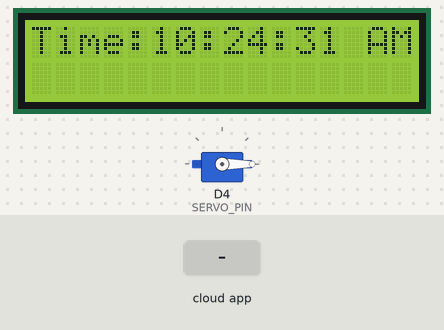
Recording of a sketch running on a simulated ESP8266 (NodeMCU). Shown: 16×2 character LCD, servo. Inputs (shaded band) come from the test bench. WiFi joins after 1.5 s; servers stay silent unless stated; network time is answered at once with the bench clock; the local clock reads 2024-03-15 10:24:30 at power-on unless the sketch sets it; no MQTT or app messages arrive unless stated; what the sketch prints to the serial monitor is not drawn.

Above: at 2.7 s.
2.8 s: the phone or cloud app sets onoff to ON
At 3.2 s:
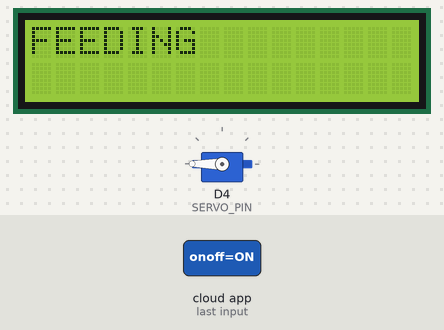
At 31.4 s:
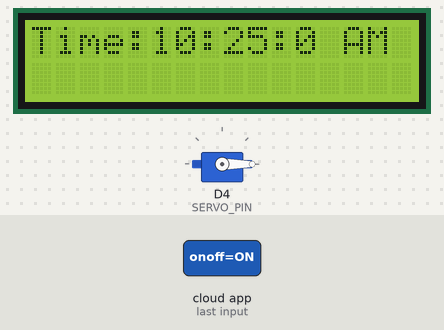
Timing chart, 0 to 32.9 s (numbered marks = the images above; inputs shaded):
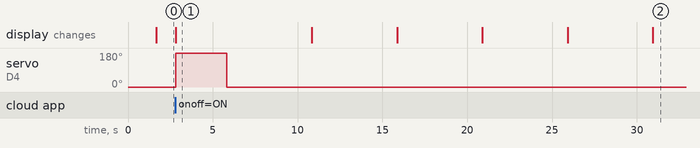

The sketch:

ProjectScript.ino
```cpp
//Arduino IDE Code
//Board-NodeMCU 1.0 (ESP-12E Module)

#include <ESP8266WiFi.h>
#include "Adafruit_MQTT.h"
#include "Adafruit_MQTT_Client.h"
#include<Servo.h>
#include <NTPClient.h>
#include <WiFiUdp.h>
#include <LiquidCrystal_I2C.h>
#include <Wire.h>

WiFiUDP ntpUDP;
NTPClient timeClient(ntpUDP, "pool.ntp.org", 19800,60000);

Servo servo;
LiquidCrystal_I2C lcd(0x27, 16, 2);

#define WIFI_SSID "realme X"
#define WIFI_PASS "12345678"

#define MQTT_SERV "io.adafruit.com"
#define MQTT_PORT 1883
#define MQTT_NAME "shaun_7089"
#define MQTT_PASS ""

int SERVO_PIN = 2;    // The pin which the servo is attached to
int CLOSE_ANGLE = 0;  // The closing angle of the servo motor arm
int OPEN_ANGLE = 180;  // The opening angle of the servo motor arm
int  hh, mm, ss;
int feed_hour = 0;
int feed_minute = 0;
int minutes=1;
int afternoonHour=1;
int morningHour=10;
int eveningHour=9;
//Set up MQTT and WiFi clients
WiFiClient client;
Adafruit_MQTT_Client mqtt(&client, MQTT_SERV, MQTT_PORT, MQTT_NAME, MQTT_PASS);

//Set up the feed you're subscribing to
Adafruit_MQTT_Subscribe onoff = Adafruit_MQTT_Subscribe(&mqtt, MQTT_NAME "/f/onoff");
boolean feed = true; // condition for alarm

void setup()
{
  Serial.begin(9600);
  timeClient.begin();
  Wire.begin(D2, D1);
  lcd.begin(16,2);
  // lcd.init();  // Initialize the lcd
  lcd.backlight();
  // Connect to WiFi
  Serial.print("\n\nConnecting Wifi... ");
  WiFi.begin(WIFI_SSID, WIFI_PASS);
  while (WiFi.status() != WL_CONNECTED)
  {
    delay(500);
  }

  Serial.println("OK!");

  //Subscribe to the onoff feed
  mqtt.subscribe(&onoff);
  servo.attach(SERVO_PIN);
  servo.write(CLOSE_ANGLE);


}

void loop()
{

   MQTT_connect();
   timeClient.update();
   hh = timeClient.getHours();
   mm = timeClient.getMinutes();
   ss = timeClient.getSeconds();
   lcd.setCursor(0,0);
   Serial.println(hh);
   lcd.print("Time:");
   if(mm==minutes and ss<7){
    if(hh==morningHour+12){
      open_door();
        delay(3000);
        close_door();
    }
    else if (hh==afternoonHour+12){
 open_door();
        delay(3000);
        close_door();
    }
    else if (hh==eveningHour+12){
 open_door();
        delay(3000);
        close_door();
    }
   }
    if(hh>12)
  {
    hh=hh-12;
    lcd.print(hh);
    lcd.print(":");
    lcd.print(mm);
    lcd.print(":");
    lcd.print(ss);
    lcd.println(" PM  ");
  }
  else
  {
    lcd.print(hh);
    lcd.print(":");
    lcd.print(mm);
    lcd.print(":");
    lcd.print(ss);
    lcd.println(" AM  ");
  }
   lcd.setCursor(0,1);
   //lcd.print("Feed Time:");
   //lcd.print(feed_hour);
   //lcd.print(':');
   //lcd.print(feed_minute   );

  Adafruit_MQTT_Subscribe * subscription;
    // Serial.print("ON-FROM-while");
  while ((subscription = mqtt.readSubscription(5000)))
  {

    if (subscription == &onoff)
    {
      //Print the new value to the serial monitor
      // Serial.println((char*) onoff.lastread);
          Serial.print("ON-FROM-IF");
    if (!strcmp((char*) onoff.lastread, "ON"))
      {
        open_door();
        delay(3000);
        close_door();
       }
      if (!strcmp((char*) onoff.lastread, "Morning"))
      {
        feed_hour = 10;
        feed_minute = 30;
      }
      if (!strcmp((char*) onoff.lastread, "Afternoon"))
      {
        feed_hour = 1;
        feed_minute = 30;
      }
      if (!strcmp((char*) onoff.lastread, "Evening"))
      {
        feed_hour = 4;
        feed_minute = 26;
      }
     }
   }
   if( hh == feed_hour && mm == feed_minute &&feed==true) //Comparing the current time with the Feed time

    {
      open_door();
      delay(3000);
      close_door();
      feed= false;
      }
}

void MQTT_connect()
{
  int8_t ret;

  // Stop if already connected.
  if (mqtt.connected())
  {
    return;
  }

  uint8_t retries = 3;
  while ((ret = mqtt.connect()) != 0) // connect will return 0 for connected
  {

       mqtt.disconnect();
       delay(5000);  // wait 5 seconds
       retries--;
       if (retries == 0)
       {
         // basically die and wait for WDT to reset me
         while (1);
       }
  }

}

void open_door(){
  lcd.setCursor(0,1);
  lcd.clear();
  lcd.print("FEEDING");
  servo.write(OPEN_ANGLE);   // Send the command to the servo motor to open the trap door
}

void close_door(){

  servo.write(CLOSE_ANGLE);   // Send te command to the servo motor to close the trap door
}
```

Measured:
- after the input at 2.8 s, servo on D4 (SERVO_PIN): 0° → 180° at once, → 0° 3.0 s later; the display: changes at once (image 1)
- what the display in image 1 shows lasts 8.0 s, from 2.8 s to 10.8 s
